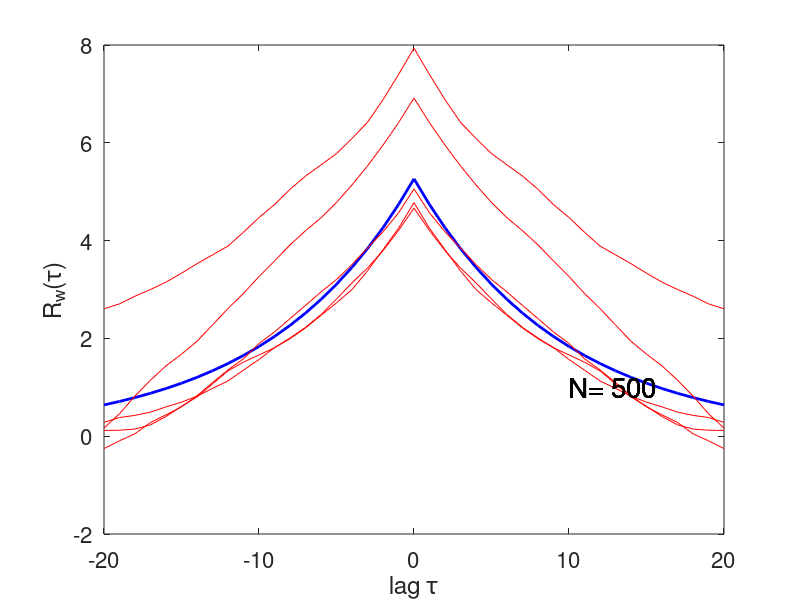
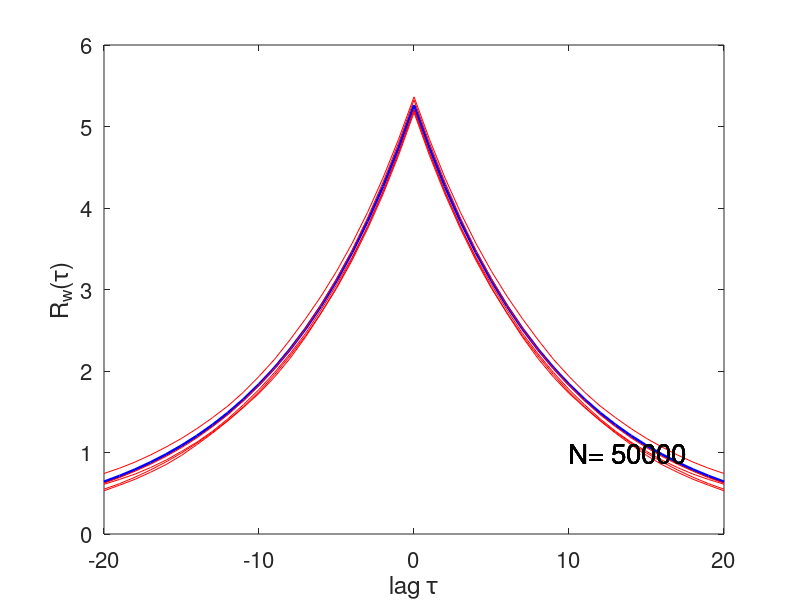

Reproduce these figures in MATLAB, in order.
close all
d = 0;    % change here between white noise (d=0) 
d = 0.9;  % and first order system (d=0.9)
G = tf([1 0],[1 -d],1);

figure(1)
maxlag = 20;
tauv = -maxlag:maxlag;
Rw = 1./(1-d.^2)*d.^(abs(tauv));
plot(tauv,Rw,'b','linewidth',2)
set(gca,'fontsize',16)
xlabel('lag \tau')
ylabel('R_w(\tau)')
hold on
%print -depsc covplot01.eps

rng(42)
N = 500;
for iter = 1:5
  e = randn(N,1);
  w = lsim(G,e);
  cov(w)
  1/(1-d^2)
  R = xcov(w,maxlag,'unbiased');
  hold on
  plot(tauv,R,'r-')
  text(10,1,['N= ' num2str(N)],'fontsize',20)
end
%print -depsc covplot03a.eps

figure(2)
plot(tauv,Rw,'b','linewidth',2)
set(gca,'fontsize',16)
xlabel('lag \tau')
ylabel('R_w(\tau)')
hold on
N = 50000;
for iter = 1:5
  e = randn(N,1);
  w = lsim(G,e);
  cov(w)
  1/(1-d^2)
  R = xcov(w,maxlag,'unbiased');
  hold on
  plot(tauv,R,'r-')
  text(10,1,['N= ' num2str(N)],'fontsize',20)
end
%print -depsc covplot03b.eps
